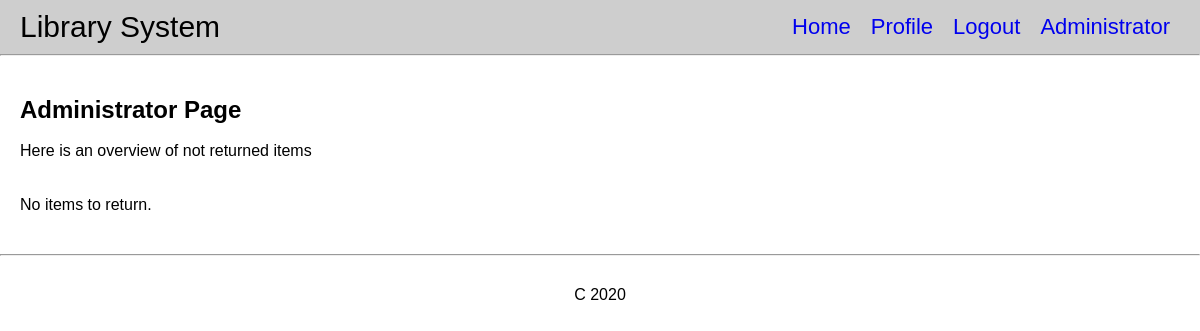
/user/administrator/ (signed in), run on an earlier commit of the app's database.
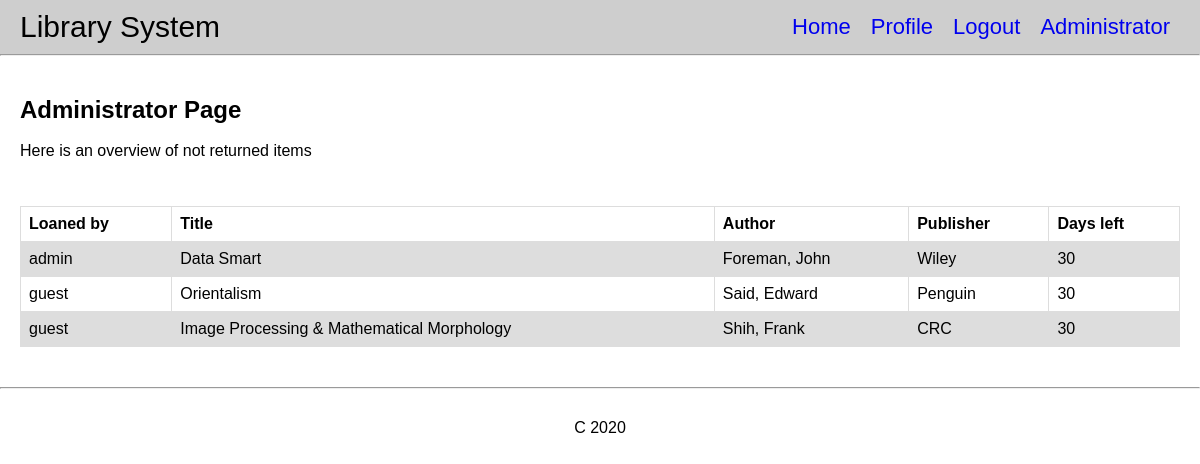
And on a later commit of the database.
### library_app/models.py (models this page shows, shortened)
class ItemLoan(models.Model):
    user = models.ForeignKey(User, on_delete=models.CASCADE)
    item = models.ForeignKey(Item, on_delete=models.CASCADE)
    loaned_timestamp = models.DateTimeField(auto_now_add=True)
    returned_timestamp = models.DateTimeField(null=True)
    def daysLeft(self):
        if self.item.item_type == "book":
            date_to_return = self.loaned_timestamp + \
                timedelta(days=items_days_limits['book'])
            days_left = (date_to_return - self.loaned_timestamp).days
        else:
            date_to_return = self.loaned_timestamp + \
                timedelta(days=items_days_limits['magazine'])
            days_left = (date_to_return - self.loaned_timestamp).days
        return days_left

class Item(models.Model):
    title = models.CharField(max_length=200)
    author = models.CharField(max_length=200)
    publisher = models.CharField(max_length=200)
    is_available = models.BooleanField(default=True)
    TYPE_CHOICES = [
        ('book', "Book"),
        ('magazine', "Magazine"),
    ]
    item_type = models.CharField(
        max_length=100, choices=TYPE_CHOICES, default='book')

### user_app/views.py (the view)
# urls.py: path("administrator/", views.administrator, name="administrator"),
@login_required
def administrator(request):
    context = {}
    user = request.user  # currently logged in user
    itemloans = ItemLoan.objects.filter(
        returned_timestamp__isnull=True).order_by("loaned_timestamp")
    context = {"itemloans": itemloans}
    return render(request, "user_app/administrator.html", context)

### templates/user_app/administrator.html
{% extends "base.html" %} {% block title %}Administrator{% endblock title%}
{% block content %}
<div>
  <h2>Administrator Page</h2>
  <br>
  <p>Here is an overview of not returned items</p>
  <br><br>
  <div class="profile-items">
    {% if itemloans.count %}
      <table>
        <tr>
          <th>Loaned by</th>
          <th>Title</th>
          <th>Author</th>
          <th>Publisher</th>
          <th>Days left</th>
        </tr>
        {% for itemloan in itemloans %}
        <tr>
          <td>{{itemloan.user.username}}</td>
          <td>{{itemloan.item.title}}</td>
          <td>{{itemloan.item.author}}</td>
          <td>{{itemloan.item.publisher}}</td>
          <td>{{itemloan.daysLeft}} </td>
        </tr>
        {% endfor %}
      </table>
    {% else %}
      <p>No items to return.</p>
    {% endif %}
  </div>
</div>
{% endblock content%}

What changed in the data, as far as the page shows it:
added ItemLoan: user.username "admin", item "Data Smart", item.author "Foreman, John", item.publisher "Wiley", daysLeft "30"
added ItemLoan: user.username "guest", item "Orientalism", item.author "Said, Edward", item.publisher "Penguin", daysLeft "30"
added ItemLoan: user.username "guest", item "Image Processing & Mathematical Morphology", item.author "Shih, Frank", item.publisher "CRC", daysLeft "30"
Also different on the page:
text no longer shown: "No items to return."
text now shown: "Loaned by Title Author Publisher Days left"
